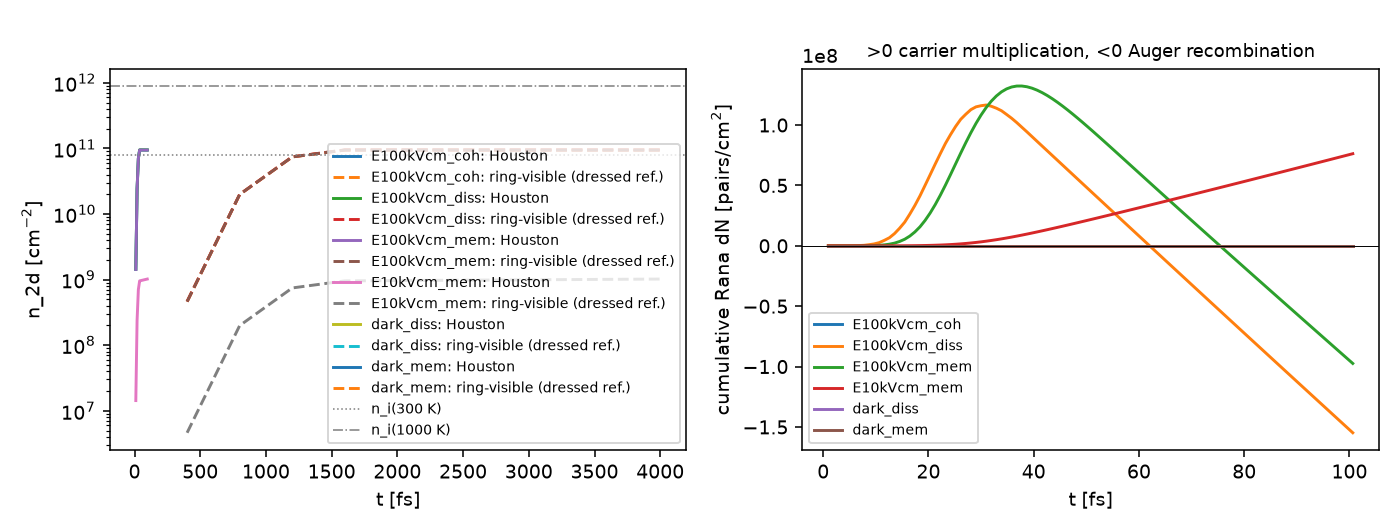

The Python source for this figure:
#!/usr/bin/env python3
"""Population saturation on the Dirac cone -- what density does the ring see,
and is it bounded by the Rana generation/recombination balance?

    python3 saturation_check.py runs/E100kVcm_mem/graphene_sit [more prefixes ...]
            [--lz-bohr 37.794523] [--area-bohr2 18.7154] [--temp-k 300] [--vf-ms 0.96e6] [--plot]

Reads, per prefix P:
    P_sbe_nex.data         Houston conduction population (carries the reversible A^2(t) dressing)
    P_sbe_nex_nonad.data   col 2: dressed-conduction projection; col 3: the Option-A dressed-
                           reference density = what the ring dissipators actually see
    P_sbe_channels.data    cumulative ring ledger; dN_rana > 0 = net carrier multiplication,
                           < 0 = net Auger recombination (per cell)
All 3D cm^-3 values are cell-volume normalized (vacuum included): sheet density
n_2d = n_3d * L_z. The balance density of the two-branch Dirac plasma at the
temperature the Rana rates are evaluated at (the e-ph bath T in the solver) is

    n_i(T) = (pi/6) (k_B T / hbar v_F)^2      (= 8.1e10 cm^-2 at 300 K)

(tests/test_rana_saturation.f90): above it the pair population net-recombines,
below it net-generates -> the population SATURATES at n_i(T). Printed per run:
peak/final Houston and ring-visible densities, the virtual fraction the ring
would have seen without the filters, the Rana ledger phases, and n_final/n_i.
"""
import argparse
import os
import re
import sys

import numpy as np

AU_T_FS = 0.02418884326505
BOHR_CM = 0.52917721067e-8
KB_EV = 8.617333262e-5
HBAR_EVS = 6.582119569e-16
LZ_BOHR = 37.794523
AREA_BOHR2 = 4.648726**2 * np.sqrt(3.0) / 2.0


def n_intrinsic_cm2(T, vf_ms):
    return (np.pi / 6.0) * (KB_EV * T / (HBAR_EVS * vf_ms * 1e2))**2     # (eV / (eV s cm/s))^2 = cm^-2


def _time_to_fs(path, t):
    with open(path) as fh:
        for line in fh:
            if line.startswith('#') and re.search(r'1:time\[', line, re.I):
                unit = re.search(r'1:time\[([^\]]*)\]', line, re.I).group(1)
                return t if unit.startswith('fs') else t * AU_T_FS
    return t * AU_T_FS


def load_xy(path):
    d = np.loadtxt(path, comments='#')
    return _time_to_fs(path, d[:, 0]), d[:, 1:]


def analyze(prefix, lz, area, T, vf_ms, plot=False):
    lz_cm = lz * BOHR_CM
    area_cm2 = area * BOHR_CM**2
    out = {'prefix': prefix}
    t, y = load_xy(prefix + '_sbe_nex.data')
    nH = y[:, 0] * lz_cm                                  # cm^-2
    out.update(t=t, nH=nH, nH_peak=nH.max(), nH_final=nH[-1])
    p = prefix + '_sbe_nex_nonad.data'
    if os.path.exists(p):
        t2, y2 = load_xy(p)
        nproj, ndref = y2[:, 0] * lz_cm, y2[:, 1] * lz_cm
        out.update(t2=t2, nproj=nproj, ndref=ndref, ndref_peak=ndref.max(), ndref_final=ndref[-1],
                   virtual_frac_peak=1.0 - ndref.max() / max(nH.max(), 1e-300))
    p = prefix + '_sbe_channels.data'
    if os.path.exists(p):
        c = np.loadtxt(p, comments='#')
        tc, dn_rana = c[:, 0] * AU_T_FS, c[:, 7] / area_cm2      # cumulative pairs per cm^2
        out.update(tc=tc, dn_rana=dn_rana, rana_final=dn_rana[-1], rana_min=dn_rana.min(), rana_max=dn_rana.max())
    ni = n_intrinsic_cm2(T, vf_ms)
    out['n_i'] = ni
    print(f'--- {prefix}')
    print(f'  Houston n_2d:      peak {out["nH_peak"]:.3e}  final {out["nH_final"]:.3e} cm^-2')
    if 'ndref' in out:
        print(f'  ring-visible n_2d: peak {out["ndref_peak"]:.3e}  final {out["ndref_final"]:.3e} cm^-2 '
              f'(dressed reference)  -> virtual fraction at peak = {out["virtual_frac_peak"]:.3f}')
    if 'dn_rana' in out:
        phase = 'net carrier multiplication' if out['rana_final'] > 0 else 'net Auger recombination'
        print(f'  Rana ledger:       final {out["rana_final"]:+.3e} pairs/cm^2 ({phase}); '
              f'min {out["rana_min"]:+.2e} max {out["rana_max"]:+.2e}')
    print(f'  balance density n_i({T:.0f} K) = {ni:.3e} cm^-2  ->  n_final/n_i = {out["nH_final"] / ni:.3f}'
          f'   [n_i(1000 K) = {n_intrinsic_cm2(1000, vf_ms):.2e}, n_i(3000 K) = {n_intrinsic_cm2(3000, vf_ms):.2e}]')
    return out


def main(argv=None):
    ap = argparse.ArgumentParser(description=__doc__, formatter_class=argparse.RawDescriptionHelpFormatter)
    ap.add_argument('prefixes', nargs='+', help='run prefixes, e.g. runs/E100kVcm_mem/graphene_sit')
    ap.add_argument('--lz-bohr', type=float, default=LZ_BOHR)
    ap.add_argument('--area-bohr2', type=float, default=AREA_BOHR2)
    ap.add_argument('--temp-k', type=float, default=300.0, help='temperature the Rana rates use (sbe_eph_temperature_k)')
    ap.add_argument('--vf-ms', type=float, default=1.0e6, help='v_F of the Rana constants [m/s]')
    ap.add_argument('--plot', action='store_true')
    args = ap.parse_args(argv)
    res = [analyze(p, args.lz_bohr, args.area_bohr2, args.temp_k, args.vf_ms) for p in args.prefixes]
    if args.plot:
        try:
            import matplotlib
            matplotlib.use('Agg')
            import matplotlib.pyplot as plt
        except ImportError:
            print('# matplotlib not available -- no plot')
            return 0
        fig, ax = plt.subplots(1, 2, figsize=(10, 3.8))
        for r in res:
            lab = os.path.basename(os.path.dirname(r['prefix'])) or r['prefix']
            ax[0].plot(r['t'], r['nH'], label=f'{lab}: Houston')
            if 'ndref' in r:
                ax[0].plot(r['t2'], r['ndref'], '--', label=f'{lab}: ring-visible (dressed ref.)')
            if 'dn_rana' in r:
                ax[1].plot(r['tc'], r['dn_rana'], label=lab)
        for T, ls in ((300, ':'), (1000, '-.')):
            ax[0].axhline(n_intrinsic_cm2(T, args.vf_ms), ls=ls, c='gray', lw=0.8, label=f'n_i({T} K)')
        ax[0].set_yscale('log'); ax[0].set_xlabel('t [fs]'); ax[0].set_ylabel('n_2d [cm$^{-2}$]'); ax[0].legend(fontsize=7)
        ax[1].axhline(0, c='k', lw=0.5); ax[1].set_xlabel('t [fs]'); ax[1].set_ylabel('cumulative Rana dN [pairs/cm$^2$]')
        ax[1].set_title('>0 carrier multiplication, <0 Auger recombination', fontsize=9); ax[1].legend(fontsize=7)
        fig.tight_layout(); fig.savefig('saturation_check.png', dpi=140)
        print('# wrote saturation_check.png')
    return 0


if __name__ == '__main__':
    sys.exit(main())
